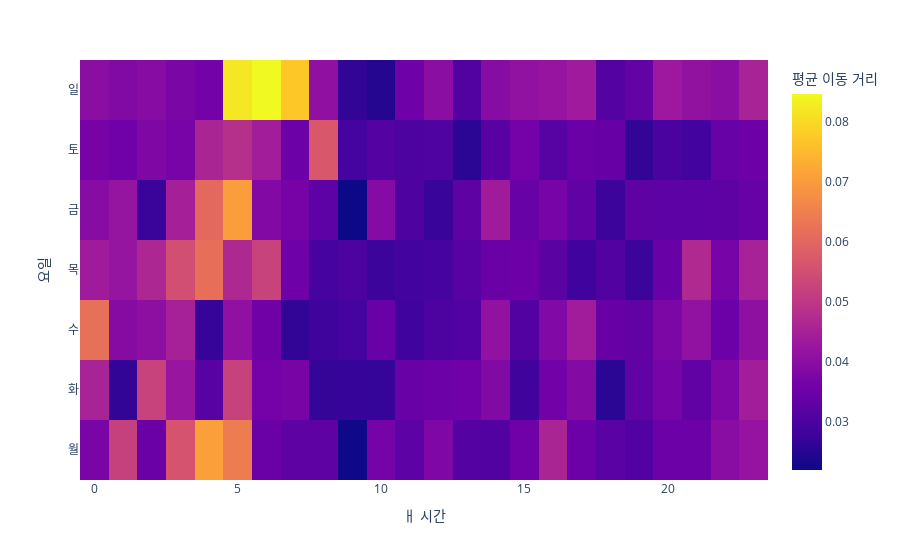

Notebook source saved alongside this figure:
### Code cell
tidydata_dist = df.groupby(['pickup_hour', 'dayofweek']).dist.mean().reset_index()
tidydata_dist['dayofweek'] = tidydata_dist['dayofweek'].map({0:'월', 1:'화', 2:'수', 3:'목', 4:'금', 5:'토', 6:'일'})
fig_dist = px.density_heatmap(
    data_frame=tidydata_dist,
    x='pickup_hour',
    y='dayofweek',
    z='dist',
    nbinsx=24,
    nbinsy=7,
    height=350
)
fig_dist.update_layout(
    xaxis_title='ㅐ 시간',
    yaxis_title='요일',
    coloraxis_colorbar_title='평균 이동 거리'
)
fig_dist.show()

### Figure 1 — Plotly figure (JSON) as saved in the notebook; plotly's stock layout.template omitted (floating-point values rounded to 4 significant figures; data arrays with more than 128 entries replaced by an {"elided": "..."} marker saying what was removed)
{"data": [{"coloraxis": "coloraxis", "histfunc": "sum", "hovertemplate": "pickup_hour=%{x}<br>dayofweek=%{y}<br>sum of dist=%{z}<extra></extra>", "name": "", "nbinsx": 24, "nbinsy": 7, "type": "histogram2d", "x": {"elided": "168 int values"}, "xaxis": "x", "xbingroup": "x", "y": {"elided": "168 str values"}, "yaxis": "y", "ybingroup": "y", "z": {"elided": "168 float values"}}], "layout": {"autosize": true, "coloraxis": {"colorbar": {"title": {"text": "평균 이동 거리"}}, "colorscale": [[0, "#0d0887"], [0.1111, "#46039f"], [0.2222, "#7201a8"], [0.3333, "#9c179e"], [0.4444, "#bd3786"], [0.5556, "#d8576b"], [0.6667, "#ed7953"], [0.7778, "#fb9f3a"], [0.8889, "#fdca26"], [1, "#f0f921"]]}, "legend": {"tracegroupgap": 0}, "margin": {"t": 60}, "xaxis": {"anchor": "y", "autorange": true, "domain": [0, 1], "range": [-0.5, 23.5], "title": {"text": "ㅐ 시간"}, "type": "linear"}, "yaxis": {"anchor": "x", "autorange": true, "domain": [0, 1], "range": [-0.5, 6.5], "title": {"text": "요일"}, "type": "category"}}}
